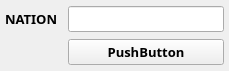
     <widget class="QWidget" name="scrollAreaWidgetContents_11">
      <property name="geometry">
       <rect>
        <x>0</x>
        <y>0</y>
        <width>229</width>
        <height>71</height>
       </rect>
      </property>
      <layout class="QGridLayout" name="gridLayout_11">
       <property name="leftMargin">
        <number>5</number>
       </property>
       <property name="topMargin">
        <number>5</number>
       </property>
       <property name="rightMargin">
        <number>5</number>
       </property>
       <property name="bottomMargin">
        <number>5</number>
       </property>
       <property name="horizontalSpacing">
        <number>10</number>
       </property>
       <item row="3" column="4">
        <widget class="QPushButton" name="pushButton_16">
         <property name="font">
          <font>
           <family>Rockwell Extra Bold</family>
           <pointsize>10</pointsize>
           <weight>75</weight>
           <bold>true</bold>
          </font>
         </property>
         <property name="text">
          <string>PushButton</string>
         </property>
        </widget>
       </item>
       <item row="2" column="4">
        <widget class="QLineEdit" name="lineEdit_15">
         <property name="font">
          <font>
           <family>Rockwell Extra Bold</family>
           <pointsize>10</pointsize>
           <weight>75</weight>
           <bold>true</bold>
          </font>
         </property>
        </widget>
       </item>
       <item row="2" column="0" colspan="2">
        <widget class="QLabel" name="label_10">
         <property name="font">
          <font>
           <family>Rockwell Extra Bold</family>
           <pointsize>10</pointsize>
           <weight>75</weight>
           <bold>true</bold>
          </font>
         </property>
         <property name="text">
          <string>NATION</string>
         </property>
        </widget>
       </item>
      </layout>
     </widget>
